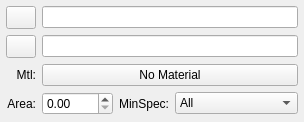
<?xml version="1.0" encoding="UTF-8"?>
<ui version="4.0">
 <class>ObjectPanel</class>
 <widget class="QWidget" name="ObjectPanel">
  <property name="geometry">
   <rect>
    <x>0</x>
    <y>0</y>
    <width>283</width>
    <height>122</height>
   </rect>
  </property>
  <layout class="QGridLayout" name="gridLayout">
   <property name="leftMargin">
    <number>6</number>
   </property>
   <property name="topMargin">
    <number>6</number>
   </property>
   <property name="rightMargin">
    <number>6</number>
   </property>
   <property name="bottomMargin">
    <number>6</number>
   </property>
   <item row="0" column="0">
    <widget class="ColorButton" name="objectColorButton">
     <property name="minimumSize">
      <size>
       <width>30</width>
       <height>0</height>
      </size>
     </property>
     <property name="text">
      <string/>
     </property>
    </widget>
   </item>
   <item row="2" column="0">
    <widget class="QLabel" name="materialLabel">
     <property name="text">
      <string>Mtl:</string>
     </property>
     <property name="alignment">
      <set>Qt::AlignRight|Qt::AlignTrailing|Qt::AlignVCenter</set>
     </property>
     <property name="buddy">
      <cstring>materialButton</cstring>
     </property>
    </widget>
   </item>
   <item row="1" column="0">
    <widget class="QToolButton" name="layerButton">
     <property name="minimumSize">
      <size>
       <width>30</width>
       <height>0</height>
      </size>
     </property>
     <property name="text">
      <string/>
     </property>
    </widget>
   </item>
   <item row="3" column="0">
    <widget class="QLabel" name="areaLabel">
     <property name="text">
      <string>Area:</string>
     </property>
     <property name="alignment">
      <set>Qt::AlignRight|Qt::AlignTrailing|Qt::AlignVCenter</set>
     </property>
     <property name="buddy">
      <cstring>objectAreaSpin</cstring>
     </property>
    </widget>
   </item>
   <item row="0" column="1" colspan="2">
    <widget class="QLineEdit" name="objectNameEdit">
     <property name="alignment">
      <set>Qt::AlignLeading|Qt::AlignLeft|Qt::AlignVCenter</set>
     </property>
    </widget>
   </item>
   <item row="2" column="1" colspan="2">
    <widget class="QPushButton" name="materialButton">
     <property name="text">
      <string>No Material</string>
     </property>
    </widget>
   </item>
   <item row="3" column="1" colspan="2">
    <layout class="QHBoxLayout" name="horizontalLayout" stretch="1,0,2">
     <item>
      <widget class="QDoubleSpinBox" name="objectAreaSpin">
       <property name="maximum">
        <double>9999.000000000000000</double>
       </property>
       <property name="singleStep">
        <double>0.010000000000000</double>
       </property>
      </widget>
     </item>
     <item>
      <widget class="QLabel" name="minSpecLabel">
       <property name="text">
        <string>MinSpec:</string>
       </property>
       <property name="alignment">
        <set>Qt::AlignRight|Qt::AlignTrailing|Qt::AlignVCenter</set>
       </property>
       <property name="buddy">
        <cstring>minSpecCombo</cstring>
       </property>
      </widget>
     </item>
     <item>
      <widget class="QComboBox" name="minSpecCombo">
       <item>
        <property name="text">
         <string>All</string>
        </property>
       </item>
       <item>
        <property name="text">
         <string>Low</string>
        </property>
       </item>
       <item>
        <property name="text">
         <string>Medium/Console</string>
        </property>
       </item>
       <item>
        <property name="text">
         <string>PC High</string>
        </property>
       </item>
       <item>
        <property name="text">
         <string>PC Very High</string>
        </property>
       </item>
      </widget>
     </item>
    </layout>
   </item>
   <item row="1" column="1" colspan="2">
    <widget class="QLineEdit" name="layerNameEdit">
     <property name="cursor">
      <cursorShape>PointingHandCursor</cursorShape>
     </property>
     <property name="focusPolicy">
      <enum>Qt::NoFocus</enum>
     </property>
     <property name="readOnly">
      <bool>true</bool>
     </property>
    </widget>
   </item>
  </layout>
 </widget>
 <customwidgets>
  <customwidget>
   <class>ColorButton</class>
   <extends>QToolButton</extends>
   <header>ObjectPanel.h</header>
  </customwidget>
 </customwidgets>
 <tabstops>
  <tabstop>objectColorButton</tabstop>
  <tabstop>objectNameEdit</tabstop>
  <tabstop>layerButton</tabstop>
  <tabstop>materialButton</tabstop>
  <tabstop>objectAreaSpin</tabstop>
  <tabstop>minSpecCombo</tabstop>
 </tabstops>
 <resources/>
 <connections/>
</ui>
